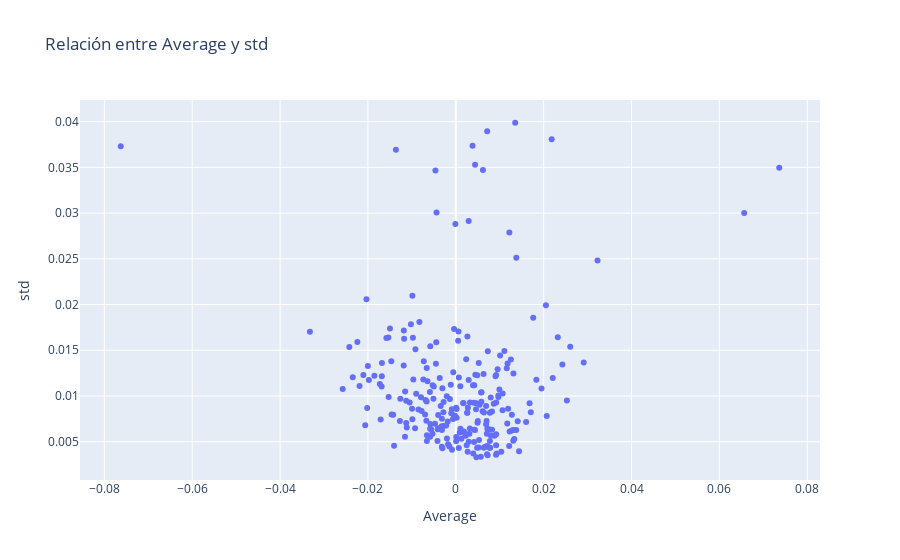

Write notebook code for a chart like this one.
### Code cell
#Uso de plotly para realizar el grafico
import plotly.express as px

fig = px.scatter(dfgraf, x='Average', y='std', title='Relación entre Average y std')
fig.show()

### Figure 1 — Plotly figure (JSON) as saved in the notebook; plotly's stock layout.template omitted (floating-point values rounded to 4 significant figures; data arrays with more than 128 entries replaced by an {"elided": "..."} marker saying what was removed)
{"data": [{"hovertemplate": "Average=%{x}<br>std=%{y}<extra></extra>", "legendgroup": "", "marker": {"color": "#636efa", "symbol": "circle"}, "mode": "markers", "name": "", "orientation": "v", "showlegend": false, "type": "scatter", "x": {"elided": "245 float values"}, "xaxis": "x", "y": {"elided": "245 float values"}, "yaxis": "y"}], "layout": {"legend": {"tracegroupgap": 0}, "title": {"text": "Relación entre Average y std"}, "xaxis": {"anchor": "y", "domain": [0, 1], "title": {"text": "Average"}}, "yaxis": {"anchor": "x", "domain": [0, 1], "title": {"text": "std"}}}}
